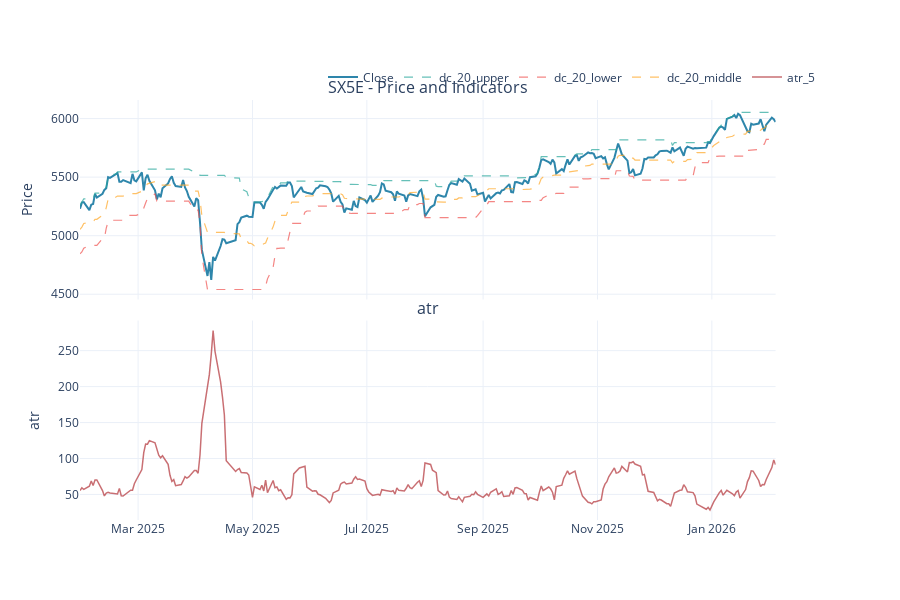

Source (notebook cell):
### Code cell
fig = researcher.plot(ticker="SX5E")  # Plotta automaticamente tutti i fattori
fig.show()

### Figure 1 — Plotly figure (JSON) as saved in the notebook; plotly's stock layout.template omitted (floating-point values rounded to 4 significant figures; data arrays with more than 128 entries replaced by an {"elided": "..."} marker saying what was removed)
{"data": [{"line": {"color": "#2E86AB", "width": 2}, "mode": "lines", "name": "Close", "type": "scatter", "x": {"elided": "261 str values"}, "xaxis": "x", "y": {"elided": "261 float values"}, "yaxis": "y"}, {"line": {"color": "#26A69A", "dash": "dash", "width": 1.2}, "mode": "lines", "name": "dc_20_upper", "opacity": 0.7, "showlegend": true, "type": "scatter", "x": {"elided": "261 str values"}, "xaxis": "x", "y": {"elided": "261 float values"}, "yaxis": "y"}, {"line": {"color": "#EF5350", "dash": "dash", "width": 1.2}, "mode": "lines", "name": "dc_20_lower", "opacity": 0.7, "showlegend": true, "type": "scatter", "x": {"elided": "261 str values"}, "xaxis": "x", "y": {"elided": "261 float values"}, "yaxis": "y"}, {"line": {"color": "#FFA726", "dash": "dash", "width": 1.2}, "mode": "lines", "name": "dc_20_middle", "opacity": 0.7, "showlegend": true, "type": "scatter", "x": {"elided": "261 str values"}, "xaxis": "x", "y": {"elided": "261 float values"}, "yaxis": "y"}, {"line": {"color": "#BC4B51", "dash": "solid", "width": 1.5}, "mode": "lines", "name": "atr_5", "opacity": 0.8, "showlegend": true, "type": "scatter", "x": {"elided": "261 str values"}, "xaxis": "x2", "y": {"elided": "261 float values"}, "yaxis": "y3"}], "layout": {"annotations": [{"font": {"size": 16}, "showarrow": false, "text": "SX5E - Price and Indicators", "x": 0.47, "xanchor": "center", "xref": "paper", "y": 1, "yanchor": "bottom", "yref": "paper"}, {"font": {"size": 16}, "showarrow": false, "text": "atr", "x": 0.47, "xanchor": "center", "xref": "paper", "y": 0.475, "yanchor": "bottom", "yref": "paper"}], "height": 600, "hovermode": "x unified", "legend": {"orientation": "h", "x": 1, "xanchor": "right", "y": 1.02, "yanchor": "bottom"}, "showlegend": true, "xaxis": {"anchor": "y", "domain": [0, 0.94], "matches": "x2", "rangeslider": {"visible": false}, "showticklabels": false, "type": "date"}, "xaxis2": {"anchor": "y3", "domain": [0, 0.94], "rangeslider": {"visible": false}, "type": "date"}, "yaxis": {"anchor": "x", "domain": [0.525, 1], "title": {"text": "Price"}}, "yaxis2": {"anchor": "x", "overlaying": "y", "side": "right"}, "yaxis3": {"anchor": "x2", "domain": [0, 0.475], "title": {"text": "atr"}}}}
